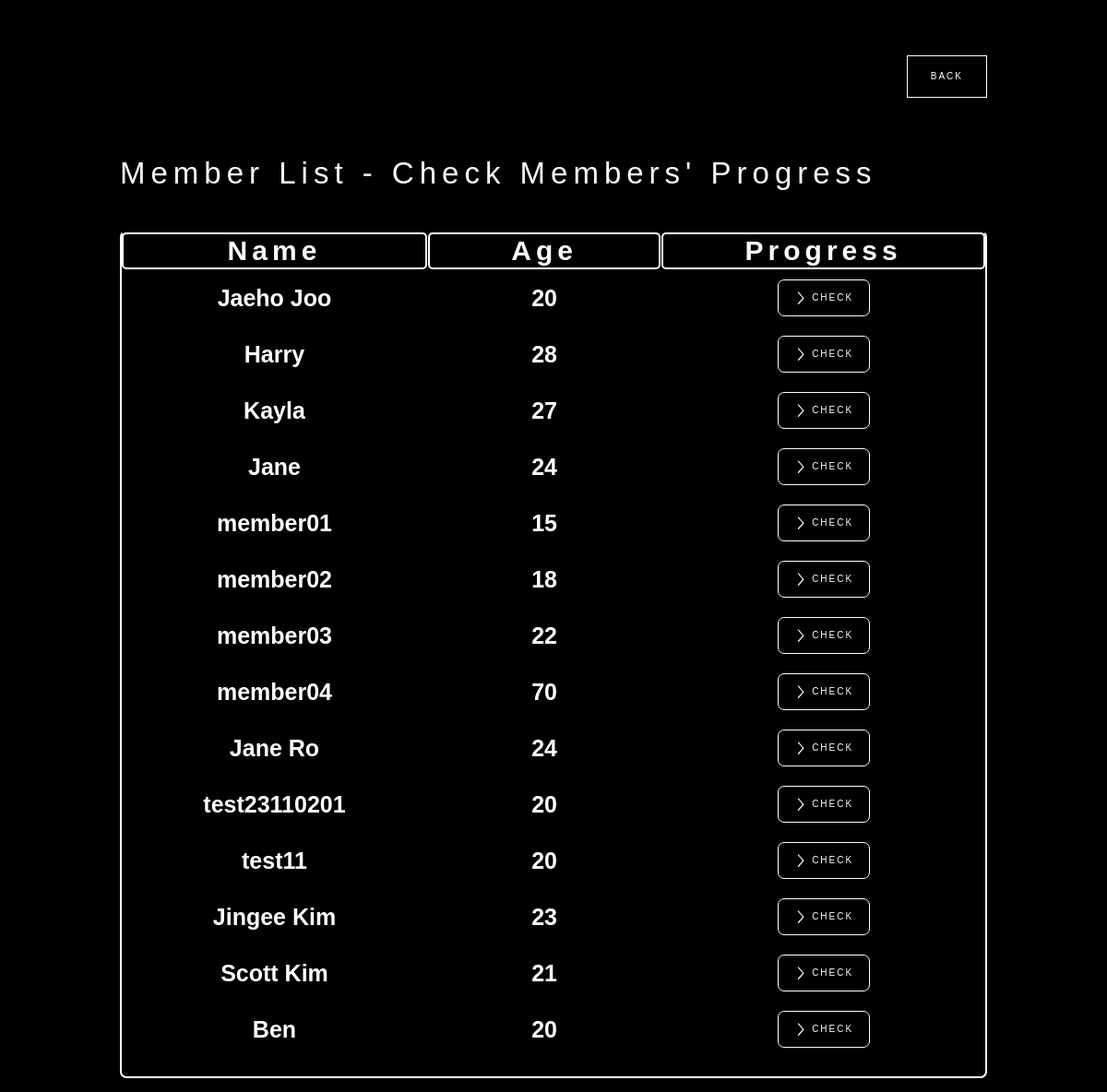
/trainer/member_progress/, run on the app's committed database.
### member/models.py (models this page shows, shortened)
class User(AbstractBaseUser):
    member_id = models.CharField(
        verbose_name='member_id',
        max_length=80,
        unique=True,
        blank=False,
    )
    authority = models.IntegerField(
        default=0,
    )
    name = models.CharField(
        max_length=30,
        default='noname',
    )
    age = models.IntegerField(
        default=20,
    )
    gender = models.CharField(
        max_length=6,
        default='Male',
        choices=(('Male', 'Male'), ('Female', 'Female'))
    )
    height = models.IntegerField(
        default=170,
    )
    is_active = models.BooleanField(default=True)
    is_admin = models.BooleanField(default=False)
    objects = UserManager()
    USERNAME_FIELD = 'member_id'
    REQUIRED_FIELDS = []

### trainer/views.py (the view)
# urls.py: path('member_progress/', trainer_member_progress, name='trainer_member_progress'),
@csrf_exempt
def trainer_member_progress(request):
    if request.method == 'POST':
        if 'back' in request.POST:
            return redirect('/trainer/trainer_main/')
    all_members = User.objects.all().order_by('pk')
    guest_members = [m for m in all_members if m.authority==0]
    return render(request,
                  'trainer-member-progress-page.html',
            {
                'member_list': guest_members,
            }
    )

### trainer/templates/trainer-member-progress-page.html (shortened to what this page needs)
<!DOCTYPE html>
<html data-wf-page="653811d47729cd70dc04cc98" data-wf-site="64aabb5a9d5b566a4dfebda3">
<head>
  {% load static %}
  <link href="{% static 'css/normalize.css' %}" rel="stylesheet" type="text/css">
  <link href="{% static 'css/webflow.css' %}" rel="stylesheet" type="text/css">
  <link href="{% static 'css/crossfit-facility-webapp-webflow.css' %}" rel="stylesheet" type="text/css">
</head>
<body class="body-7">
<form method="POST"> {% csrf_token %}
  <section>
    <div data-animation="default" data-collapse="medium" data-duration="400" data-easing="ease" data-easing2="ease" role="banner" class="navbar-logo-center-container shadow-three w-nav">
      <div class="container-4">
        <div class="navbar-wrapper-three">
          <a href="#" class="navbar-brand-three w-nav-brand"></a>
          <nav role="navigation" class="nav-menu-wrapper-three w-nav-menu">
            <div class="nav-menu-three">
              <ul role="list" class="nav-menu-block w-list-unstyled">
                <li class="mobile-margin-top-10">
                  <button type="submit" name="back" class="get-start-butto w-button">Back</button>
                </li>
              </ul>
            </div>
          </nav>
        </div>
      </div>
    </div>
  </section>
  <section>
    <div class="w-layout-blockcontainer container-14 w-container">
          <h1 class="heading-record-your-workout">Member List - Check Members' Progress</h1>
    </div>
    <div class="w-layout-blockcontainer container-14 w-container">
      <div class="w-form">
        <form id="email-form" name="email-form" data-name="Email Form" method="get" data-wf-page-id="653811d47729cd70dc04cc98" data-wf-element-id="a61fae0f-e8fa-4f4c-914c-cbac23d11d63">
          <div class="manager_user_list_div_block">
            <div class="w-layout-grid manager_user_list_wst_table">
              <h1 id="w-node-_437c0c1a-3d74-f30b-f79d-65d87b05ede0-dc04cc98" class="manager_user_list_heading">Name</h1>
              <h1 id="w-node-_437c0c1a-3d74-f30b-f79d-65d87b05ede2-dc04cc98" class="manager_user_list_heading">Age</h1>
              <h1 id="w-node-cb15b970-5b20-3a75-d2fb-2dcde464b15c-dc04cc98" class="manager_user_list_heading">Progress</h1>
              {% for member in member_list %}
              <div id="w-node-_064535a3-bada-a5ec-ad3f-2d0988352e0d-dc04cc98" class="user-list-div-block">
                <h1 class="manager_user_list_font">{{ member.name }}</h1>
              </div>
              <div id="w-node-_6cff5cb3-5b0e-0964-046b-db3bde2da607-dc04cc98" class="user-list-div-block">
                <h1 class="manager_user_list_font">{{ member.age }}</h1>
              </div>
              <div id="w-node-e69aef57-3623-7549-515b-bc3a40a2510f-dc04cc98" class="user-list-div-block w-clearfix">
                <a href="/trainer/history_and_progress/{{ member.pk }}/" class="edit-user-button w-button">Check</a>
              </div>
              {% endfor %}
            </div>
          </div>
        </form>
      </div>
    </div>
  </section>
</form>
</body>
</html>

### static/css/webflow.css (style rules this page uses)
* { -webkit-box-sizing: border-box; -moz-box-sizing: border-box; box-sizing: border-box; }
html { height: 100%; }
body { margin: 0; min-height: 100%; background-color: #fff; font-family: Arial, sans-serif; font-size: 14px; line-height: 20px; color: #333; }
.w-clearfix:before, .w-clearfix:after { content: " "; display: table; grid-column-start: 1; grid-row-start: 1; grid-column-end: 2; grid-row-end: 2; }
.w-clearfix:after { clear: both; }
.w-button { display: inline-block; padding: 9px 15px; background-color: #3898EC; color: white; border: 0; line-height: inherit; text-decoration: none; cursor: pointer; border-radius: 0; }
h1, h2, h3, h4, h5, h6 { font-weight: bold; margin-bottom: 10px; }
h1 { font-size: 38px; line-height: 44px; margin-top: 20px; }
ul, ol { margin-top: 0px; margin-bottom: 10px; padding-left: 40px; }
.w-list-unstyled { padding-left: 0; list-style: none; }
button, [type='button'], [type='reset'] { border: 0; cursor: pointer; -webkit-appearance: button; }
.w-form { margin: 0 0 15px; }
.w-container { margin-left: auto; margin-right: auto; max-width: 940px; }
.w-container:before, .w-container:after { content: " "; display: table; grid-column-start: 1; grid-row-start: 1; grid-column-end: 2; grid-row-end: 2; }
.w-container:after { clear: both; }
.w-nav { position: relative; background: #dddddd; z-index: 1000; }
.w-nav:before, .w-nav:after { content: " "; display: table; grid-column-start: 1; grid-row-start: 1; grid-column-end: 2; grid-row-end: 2; }
.w-nav:after { clear: both; }
.w-nav-brand { position: relative; float: left; text-decoration: none; color: #333333; }
.w-nav-menu { position: relative; float: right; }

### data on the page
User: name "Jaeho Joo", age "20"
User: name "Harry", age "28"
User: name "Kayla", age "27"
User: name "Jane", age "24"
User: name "member01", age "15"
User: name "member02", age "18"
User: name "member03", age "22"
User: name "member04", age "70"
User: name "Jane Ro", age "24"
User: name "test23110201", age "20"
User: name "test11", age "20"
User: name "Jingee Kim", age "23"
User: name "Scott Kim", age "21"
User: name "Ben", age "20"
